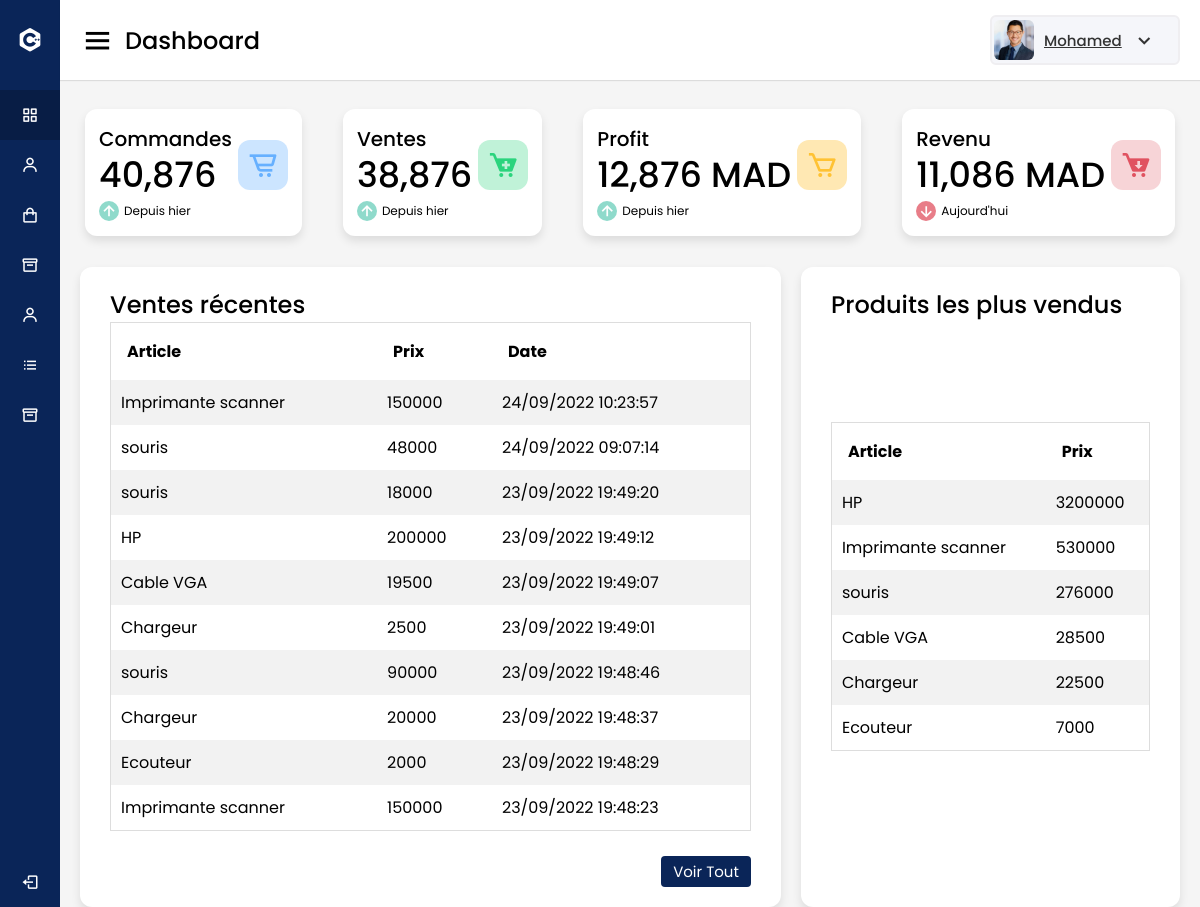
Page /vue/dashboard.php on the committed database.
### tables this page shows
CREATE TABLE `vente` (
  `id` int(11) NOT NULL,
  `id_article` int(11) NOT NULL,
  `id_client` int(11) NOT NULL,
  `quantite` int(11) NOT NULL,
  `prix` int(11) NOT NULL,
  `date_vente` timestamp NOT NULL DEFAULT current_timestamp(),
  `etat` enum('0', '1') NOT NULL DEFAULT '1'
);

CREATE TABLE `article` (
  `id` int(11) NOT NULL,
  `nom_article` varchar(50) NOT NULL,
  `id_categorie` int(11) NOT NULL,
  `quantite` int(11) NOT NULL,
  `prix_unitaire` int(11) NOT NULL,
  `date_fabrication` datetime NOT NULL,
  `date_expiration` datetime NOT NULL,
  `images` varchar(255) DEFAULT NULL
);

### model/function.php (called while the page is built, shortened)
<?php
function getLastVente()
{
    $sql = "SELECT nom_article, nom, prenom, v.quantite, prix, date_vente, v.id, a.id AS idArticle
        FROM client AS c, vente AS v, article AS a WHERE v.id_article=a.id AND v.id_client=c.id AND etat=?
        ORDER BY date_vente DESC LIMIT 10";
    $req = $GLOBALS['connexion']->prepare($sql);
    $req->execute(array(1));
    return $req->fetchAll();
}
function getMostVente()
{
    $sql = "SELECT nom_article, SUM(prix) AS prix
        FROM client AS c, vente AS v, article AS a WHERE v.id_article=a.id AND v.id_client=c.id AND etat=?
        GROUP BY a.id
        ORDER BY SUM(prix) DESC LIMIT 10";
    $req = $GLOBALS['connexion']->prepare($sql);
    $req->execute(array(1));
    return $req->fetchAll();
}

### vue/dashboard.php (the view)
<?php
include 'entete.php';
?>
<div class="home-content">
  <div class="overview-boxes">
    <div class="box">
      <div class="right-side">
        <div class="box-topic">Commandes</div>
        <div class="number">40,876</div>
        <div class="indicator">
          <i class="bx bx-up-arrow-alt"></i>
          <span class="text">Depuis hier</span>
        </div>
      </div>
      <i class="bx bx-cart-alt cart"></i>
    </div>
    <div class="box">
      <div class="right-side">
        <div class="box-topic">Ventes</div>
        <div class="number">38,876</div>
        <div class="indicator">
          <i class="bx bx-up-arrow-alt"></i>
          <span class="text">Depuis hier</span>
        </div>
      </div>
      <i class="bx bxs-cart-add cart two"></i>
    </div>
    <div class="box">
      <div class="right-side">
        <div class="box-topic">Profit</div>
        <div class="number">12,876 MAD</div>
        <div class="indicator">
          <i class="bx bx-up-arrow-alt"></i>
          <span class="text">Depuis hier</span>
        </div>
      </div>
      <i class="bx bx-cart cart three"></i>
    </div>
    <div class="box">
      <div class="right-side">
        <div class="box-topic">Revenu</div>
        <div class="number">11,086 MAD</div>
        <div class="indicator">
          <i class="bx bx-down-arrow-alt down"></i>
          <span class="text">Aujourd'hui</span>
        </div>
      </div>
      <i class="bx bxs-cart-download cart four"></i>
    </div>
  </div>
  <div class="sales-boxes">
    <div class="recent-sales box">
      <div class="title">Ventes récentes</div>
      <table class="mtable">
        <tr>
          <th>Article</th>
          <th>Prix</th>
          <th>Date</th>
        </tr>
        <?php
        $vente = getLastVente();
        if (!empty($vente) && is_array($vente)) {
            foreach ($vente as $value) {
        ?>
          <tr>
            <td><?= htmlspecialchars($value['nom_article']) ?></td>
            <td><?= htmlspecialchars($value['prix']) ?></td>
            <td><?= date('d/m/Y H:i:s', strtotime($value['date_vente'])) ?></td>
          </tr>
        <?php
            }
        }
        ?>
      </table>
      <br>
      <div class="button">
        <a href="vente.php">Voir Tout</a>
      </div>
    </div>
    <div class="top-sales box">
      <div class="title">Produits les plus vendus</div><br><br><br><br>
      <div class="sales-details">
        <table class="mtable">
          <tr>
            <th>Article</th>
            <th>Prix</th>
          </tr>
          <?php
          $vente = getMostVente();
          if (!empty($vente) && is_array($vente)) {
              foreach ($vente as $value) {
          ?>
            <tr>
              <td><?= htmlspecialchars($value['nom_article']) ?></td>
              <td><?= htmlspecialchars($value['prix']) ?></td>
            </tr>
          <?php
              }
          }
          ?>
        </table>
      </div>
    </div>
  </div>
</div>
</section>
<?php
include 'pied.php';
?>

### public/css/style.css (style rules this page uses)
* { margin: 0; padding: 0; box-sizing: border-box; font-family: "Poppins", sans-serif; }
.home-section .home-content { position: relative; padding-top: 104px; }
.home-content .overview-boxes { display: flex; align-items: flex-start; justify-content: space-between; flex-wrap: nowrap; padding: 0 20px; margin-bottom: 26px; }
.overview-boxes .box { display: flex; align-items: center; justify-content: center; background: #fff; padding: 15px 14px; border-radius: 12px; box-shadow: 0 5px 10px rgba(0, 0, 0, 0.1); margin: 5px; }
.overview-boxes .box-topic { font-size: 20px; font-weight: 500; }
.home-content .box .number { display: inline-block; font-size: 35px; margin-top: -6px; font-weight: 500; }
.home-content .box .indicator { display: flex; align-items: center; }
.home-content .box .indicator i { height: 20px; width: 20px; background: #8fdacb; line-height: 20px; text-align: center; border-radius: 50%; color: #fff; font-size: 20px; margin-right: 5px; }
.box .indicator i.down { background: #e87d88; }
.home-content .box .indicator .text { font-size: 12px; }
.home-content .box .cart { display: inline-block; font-size: 32px; height: 50px; width: 50px; background: #cce5ff; line-height: 50px; text-align: center; color: #66b0ff; border-radius: 12px; margin: -15px 0 0 6px; }
.home-content .box .cart.two { color: #2bd47d; background: #c0f2d8; }
.home-content .box .cart.three { color: #ffc233; background: #ffe8b3; }
.home-content .box .cart.four { color: #e05260; background: #f7d4d7; }
.home-content .sales-boxes { display: flex; justify-content: space-between; }
.home-content .sales-boxes .recent-sales { width: 65%; background: #fff; padding: 20px 30px; margin: 0 20px; border-radius: 12px; box-shadow: 0 5px 10px rgba(0, 0, 0, 0.1); }
.home-content .sales-boxes .sales-details { display: flex; align-items: center; justify-content: space-between; }
.sales-boxes .box .title { font-size: 24px; font-weight: 500; }
.sales-boxes .box .button { width: 100%; display: flex; justify-content: flex-end; }
.sales-boxes .box .button a { color: #fff; background: #0a2558; padding: 4px 12px; font-size: 15px; font-weight: 400; border-radius: 4px; text-decoration: none; transition: all 0.3s ease; }
.home-content .sales-boxes .top-sales { width: 35%; background: #fff; padding: 20px 30px; margin: 0 20px 0 0; border-radius: 12px; box-shadow: 0 5px 10px rgba(0, 0, 0, 0.1); }
table.mtable { width: 100%; border-collapse: collapse; width: 100%; border: 1px solid #ddd; }
th, td { text-align: left; padding: 16px; }
table.mtable tr:nth-child(even) { background: #f2f2f2; }
table.mtable td { padding: 10px; }

### rows in the picture
vente: id_article.nom_article "Imprimante scanner", prix "150000", date_vente "24/09/2022 10:23:57"
vente: id_article.nom_article "souris", prix "48000", date_vente "24/09/2022 09:07:14"
vente: id_article.nom_article "souris", prix "18000", date_vente "23/09/2022 19:49:20"
vente: id_article.nom_article "HP", prix "200000", date_vente "23/09/2022 19:49:12"
vente: id_article.nom_article "Cable VGA", prix "19500", date_vente "23/09/2022 19:49:07"
vente: id_article.nom_article "Chargeur", prix "2500", date_vente "23/09/2022 19:49:01"
vente: id_article.nom_article "souris", prix "90000", date_vente "23/09/2022 19:48:46"
vente: id_article.nom_article "Chargeur", prix "20000", date_vente "23/09/2022 19:48:37"
vente: id_article.nom_article "Ecouteur", prix "2000", date_vente "23/09/2022 19:48:29"
vente: id_article.nom_article "Imprimante scanner", prix "150000", date_vente "23/09/2022 19:48:23"

### other values in the picture
str_replace(".php", "", basename($_SERVER['PHP_SELF'])) "Dashboard"
$value['nom_article'] "HP"
$value['prix'] "3200000"
$value['nom_article'] "Imprimante scanner"
$value['prix'] "530000"
$value['nom_article'] "souris"
$value['prix'] "276000"
$value['nom_article'] "Cable VGA"
$value['prix'] "28500"
$value['nom_article'] "Chargeur"
$value['prix'] "22500"
$value['nom_article'] "Ecouteur"
$value['prix'] "7000"
